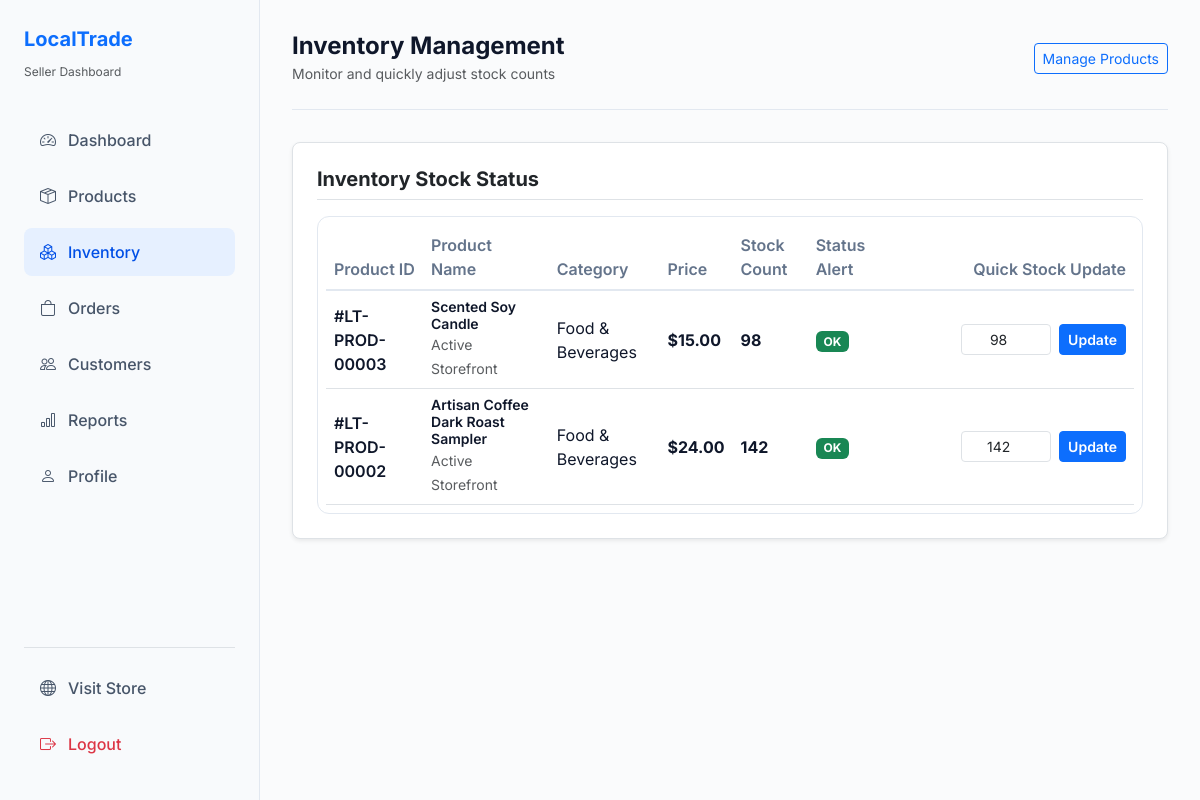
The page /owner/inventory/index.php (signed in) on the database its author committed.
### tables this page shows
CREATE TABLE IF NOT EXISTS `products` (
  `id` INT AUTO_INCREMENT PRIMARY KEY,
  `business_id` INT NOT NULL,
  `category_id` INT NOT NULL,
  `name` VARCHAR(150) NOT NULL,
  `description` TEXT NOT NULL,
  `price` DECIMAL(10,2) NOT NULL,
  `stock` INT NOT NULL DEFAULT 0,
  `image` VARCHAR(255) DEFAULT NULL,
  `status` ENUM('active', 'inactive') DEFAULT 'active',
  `created_at` TIMESTAMP DEFAULT CURRENT_TIMESTAMP,
  FOREIGN KEY (`business_id`) REFERENCES `businesses` (`id`) ON DELETE CASCADE,
  FOREIGN KEY (`category_id`) REFERENCES `categories` (`id`) ON DELETE RESTRICT
);

CREATE TABLE IF NOT EXISTS `categories` (
  `id` INT AUTO_INCREMENT PRIMARY KEY,
  `category_name` VARCHAR(100) NOT NULL UNIQUE
);

### config/config.php (called while the page is built, shortened)
<?php
function sanitize($data) {
    return htmlspecialchars(trim($data), ENT_QUOTES, 'UTF-8');
}
?>

### includes/functions.php (called while the page is built, shortened)
<?php
function format_price($price) {
    return '$' . number_format((double)$price, 2);
}
?>

### owner/inventory/index.php (the view, shortened to what this page needs)
<?php
require_once __DIR__ . '/../../config/config.php';
require_once __DIR__ . '/../../includes/functions.php';
$business_id = $_SESSION['business_id'];
$stmt = $pdo->prepare("
    SELECT p.id, p.name, p.stock, p.price, p.status, c.category_name
    FROM products p
    JOIN categories c ON p.category_id = c.id
    WHERE p.business_id = ?
    ORDER BY p.stock ASC
");
$stmt->execute([$business_id]);
$inventory = $stmt->fetchAll();
require_once __DIR__ . '/../../includes/header.php';
?>
<div class="layout-wrapper">
    <?php require_once __DIR__ . '/../../includes/sidebar.php'; ?>
    <div class="main-content">
        <div class="top-navbar">
            <div>
                <h4 class="fw-bold m-0">Inventory Management</h4>
                <small class="text-muted">Monitor and quickly adjust stock counts</small>
            </div>
            <a href="../products/index.php" class="btn btn-outline-primary btn-sm">Manage Products</a>
        </div>
        <div class="card border rounded-3 p-4 bg-white shadow-sm">
            <h5 class="fw-bold mb-3 border-bottom pb-2">Inventory Stock Status</h5>
            <div class="table-responsive">
                <table class="table table-hover m-0">
                    <thead>
                        <tr>
                            <th>Product ID</th>
                            <th>Product Name</th>
                            <th>Category</th>
                            <th>Price</th>
                            <th>Stock Count</th>
                            <th>Status Alert</th>
                            <th class="text-end" style="width: 250px;">Quick Stock Update</th>
                        </tr>
                    </thead>
                    <tbody>
                        <?php if (count($inventory) > 0): ?>
                            <?php foreach ($inventory as $item): ?>
                                <tr>
                                    <td class="fw-semibold">#LT-PROD-<?php echo str_pad($item['id'], 5, '0', STR_PAD_LEFT); ?></td>
                                    <td>
                                        <h6 class="fw-semibold mb-0 small"><?php echo sanitize($item['name']); ?></h6>
                                        <small class="text-muted"><?php echo $item['status'] === 'active' ? 'Active Storefront' : 'Hidden Storefront'; ?></small>
                                    </td>
                                    <td><?php echo sanitize($item['category_name']); ?></td>
                                    <td class="fw-bold"><?php echo format_price($item['price']); ?></td>
                                    <td>
                                        <span class="fw-bold fs-6"><?php echo $item['stock']; ?></span>
                                    </td>
                                    <td>
                                        <?php if ($item['stock'] == 0): ?>
                                            <span class="badge bg-danger">OUT OF STOCK</span>
                                        <?php elseif ($item['stock'] < 5): ?>
                                            <span class="badge bg-warning text-dark">CRITICAL LOW STOCK</span>
                                        <?php else: ?>
                                            <span class="badge bg-success">OK</span>
                                        <?php endif; ?>
                                    </td>
                                    <td class="text-end">
                                        <form action="index.php" method="POST" class="d-flex align-items-center justify-content-end gap-2">
                                            <input type="number" name="stock" class="form-control form-control-sm text-center" style="width: 90px;" value="<?php echo $item['stock']; ?>" min="0">
                                            <button type="submit" name="update_stock" class="btn btn-primary btn-sm fw-semibold">Update</button>
                                        </form>
                                    </td>
                                </tr>
                            <?php endforeach; ?>
                        <?php else: ?>
                            <tr>
                                <td colspan="7" class="text-center py-4 text-muted">No inventory listings found.</td>
                            </tr>
                        <?php endif; ?>
                    </tbody>
                </table>
            </div>
        </div>
    </div>
</div>
<?php require_once __DIR__ . '/../../includes/footer.php'; ?>

### assets/css/style.css (style rules this page uses)
:root { --primary-blue: #004fe6; --primary-blue-hover: #003db3; --primary-blue-light: #e6f0ff; --dark-slate: #0f172a; --text-muted: #64748b; --border-color: #e2e8f0; --card-shadow: 0 4px 6px -1px rgb(0 0 0 / 0.05), 0 2px 4px -2px rgb(0 0 0 / 0.05); --card-shadow-hover: 0 10px 15px -3px rgb(0 0 0 / 0.1), 0 4px 6px -4px rgb(0 0 0 / 0.1); --sidebar-bg: #f8fafc; --bg-main: #f1f5f9; }
body { font-family: 'Inter', sans-serif; color: var(--dark-slate); background-color: #fafbfc; }
.layout-wrapper { display: flex; min-height: 100vh; }
.main-content { flex-grow: 1; background-color: #fafbfc; padding: 2rem; overflow-y: auto; }
.top-navbar { display: flex; align-items: center; justify-content: space-between; padding-bottom: 1.5rem; border-bottom: 1px solid var(--border-color); margin-bottom: 2rem; }
.table-responsive { border: 1px solid var(--border-color); border-radius: 12px; background: #ffffff; padding: 0.5rem; }
.table th { font-weight: 600; color: var(--text-muted); border-bottom: 2px solid var(--border-color); background: #ffffff; }
.table td { vertical-align: middle; color: var(--dark-slate); }

### rows shown on the page
products: id "00003", name "Scented Soy Candle", status "Active Storefront", category.category_name "Food & Beverages", price "$15.00", stock "98", shows "OK"
products: id "00002", name "Artisan Coffee Dark Roast Sampler", status "Active Storefront", category.category_name "Food & Beverages", price "$24.00", stock "142", shows "OK"
